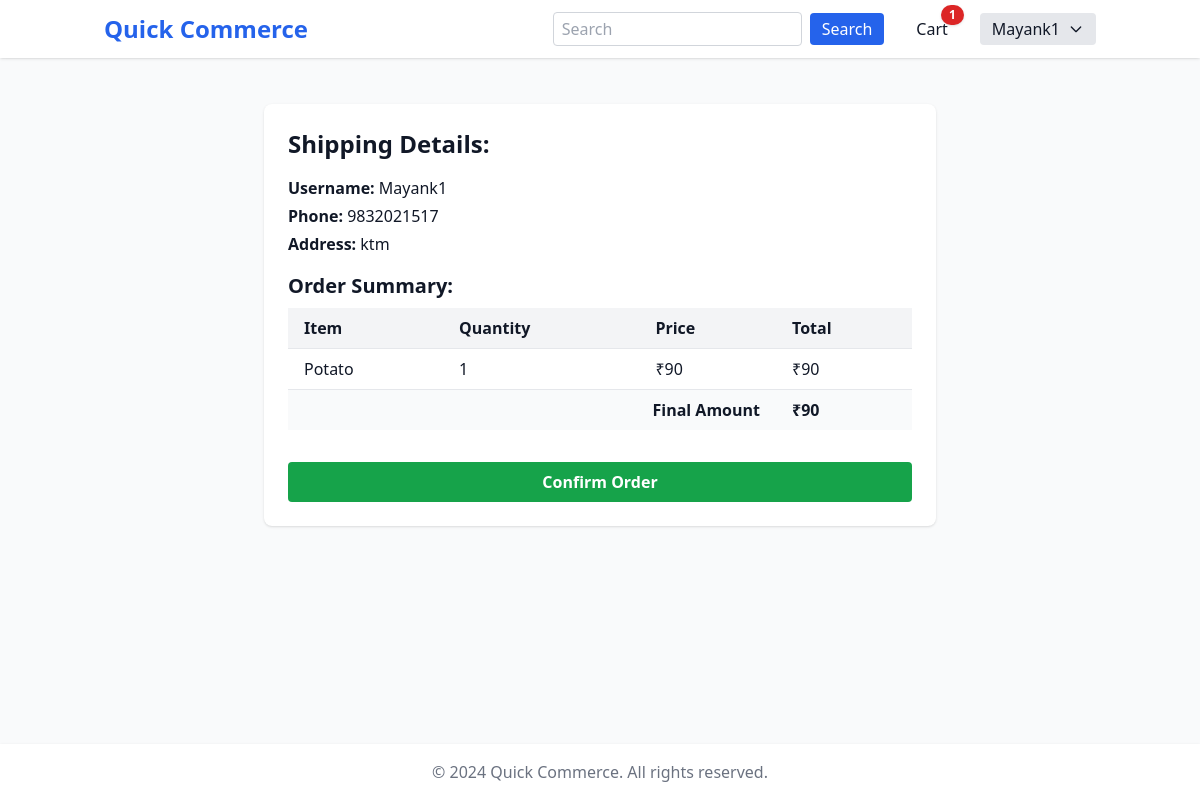
Page /checkout/final/1 (signed in) on the committed database.
### checkout/models.py (models this page shows, shortened)
class Checkout(models.Model):
    user = models.ForeignKey(User,on_delete=models.CASCADE)
    total = models.IntegerField(blank=True,null=True)
    shipping_address = models.TextField()
    phone = models.CharField(max_length=15)
    created_at = models.DateTimeField(auto_now_add=True)
    payment_method = models.CharField(max_length=50, choices=payment_choices)
    payment_status = models.CharField(max_length = 20 , choices = payment_status_choices, default = 'pending')

### cart/models.py (models this page shows, shortened)
class Cart_Item(models.Model):
    user = models.ForeignKey(User, on_delete=models.CASCADE)
    product = models.ForeignKey(Product, on_delete=models.CASCADE)
    quantity = models.IntegerField()

### products/models.py (models this page shows, shortened)
class Product(models.Model):
    subcategory = models.ForeignKey(Product_subcategory, on_delete=models.SET_DEFAULT, default=get_default_subcategory)
    title = models.CharField(max_length=1000)
    desc = models.TextField()
    price = models.IntegerField()
    image = models.ImageField(upload_to="product_images",null=True)

### checkout/views.py (the view, shortened to what this page needs)
# urls.py: path('final/<int:checkout>',views.checkout_final,name="checkout_final"),
@login_required
def checkout_final(request,checkout):
    inst = Cart_Item.objects.filter(user=request.user)
    items=[]
    total = 0
    for item in inst:
        items+=[[item,item.product.price * item.quantity]]
        total += item.product.price * item.quantity
    shipping_details = Checkout.objects.filter(pk=checkout).first()
    return render(request,"checkout/checkout_final.html",{"items":items,"total":total,"shipping_details":shipping_details})

### cart/templatetags/custom_tags.py (called while the page is built)
@register.simple_tag(takes_context=True)
def cart_count(context):
    inst = Cart_Item.objects.filter(user = context['request'].user)
    count = 0
    for item in inst:
        count += item.quantity  # Sum the quantity of each item
    return count

### templates/checkout/checkout_final.html (shortened to what this page needs)
{% extends "base.html" %}
{% block content %}
<div class="max-w-2xl mx-auto bg-white dark:bg-gray-900 rounded-lg shadow p-6 mt-6">
  <h1 class="text-2xl font-bold mb-4">Shipping Details:</h1>
  <div class="mb-4 space-y-1">
    <h2 class="font-semibold">Username: <span class="font-normal">{{shipping_details.user.username}}</span></h2>
    <h2 class="font-semibold">Phone: <span class="font-normal">{{shipping_details.phone}}</span></h2>
    <h2 class="font-semibold">Address: <span class="font-normal">{{shipping_details.shipping_address}}</span></h2>
  </div>
  <h1 class="text-xl font-bold mb-2">Order Summary:</h1>
  <div class="overflow-x-auto">
    <table class="min-w-full divide-y divide-gray-200 dark:divide-gray-700 mb-4">
      <thead class="bg-gray-100 dark:bg-gray-800">
        <tr>
          <th class="px-4 py-2 text-left font-semibold">Item</th>
          <th class="px-4 py-2 text-left font-semibold">Quantity</th>
          <th class="px-4 py-2 text-left font-semibold">Price</th>
          <th class="px-4 py-2 text-left font-semibold">Total</th>
        </tr>
      </thead>
      <tbody class="bg-white dark:bg-gray-900">
        {% for item,totals in items %}
        <tr class="border-b dark:border-gray-800">
          <td class="px-4 py-2">{{item.product.title}}</td>
          <td class="px-4 py-2">{{item.quantity}}</td>
          <td class="px-4 py-2">₹{{item.product.price}}</td>
          <td class="px-4 py-2">₹{{totals}}</td>
        </tr>
        {% endfor %}
        <tr class="bg-gray-50 dark:bg-gray-800 font-bold">
          <td colspan="3" class="px-4 py-2 text-right">Final Amount</td>
          <td class="px-4 py-2">₹{{total}}</td>
        </tr>
      </tbody>
    </table>
  </div>
  <form method="POST" class="mt-4">
    <button type="submit" class="w-full bg-green-600 hover:bg-green-700 text-white font-semibold py-2 px-4 rounded transition">Confirm Order</button>
  </form>
</div>
{% endblock %}

### templates/base.html (shortened to what this page needs)
{% load custom_tags %}
<!DOCTYPE html>
<html lang="en" x-data="{ darkMode: localStorage.getItem('darkMode') === 'true', mobileMenu: false }" x-init="$watch('darkMode', val => localStorage.setItem('darkMode', val))" :class="{ 'dark': darkMode }">
<head>
    <script src="https://cdn.tailwindcss.com"></script>
</head>
<body class="bg-gray-50 dark:bg-gray-900 text-gray-900 dark:text-gray-100 min-h-screen flex flex-col">
    <nav class="bg-white dark:bg-gray-800 shadow fixed top-0 left-0 w-full z-50">
        <div class="container mx-auto px-4 py-3 flex justify-between items-center">
            <a href="/" class="text-2xl font-bold text-blue-600 dark:text-blue-400">Quick Commerce</a>
            <div class="hidden md:flex items-center gap-4">
                <form class="flex items-center" role="search" method="GET" action="{% url 'search' %}">
                    <input class="rounded px-2 py-1 border border-gray-300 dark:bg-gray-700 dark:text-gray-100" type="search" placeholder="Search" aria-label="Search" name="searchvalue">
                    <button class="ml-2 px-3 py-1 bg-blue-600 text-white rounded hover:bg-blue-700 transition" type="submit">Search</button>
                </form>
                {% if user.is_authenticated %}
                    {% cart_count as count %}
                {% endif %}
                <div class="relative flex flex-col items-center ml-4">
                    <a href="/cart/" class="hover:text-blue-500 dark:hover:text-blue-300 relative">
                        {% if user.is_authenticated and count > 0 %}
                            <span class="absolute -top-3 -right-4 bg-red-600 text-white text-xs font-bold px-2 py-0.5 rounded-full shadow">{{ count }}</span>
                        {% endif %}
                        Cart
                    </a>
                </div>
                {% if user.is_authenticated %}
                <div class="relative group ml-4" x-data="{ open: false }">
                    <button @click="open = !open" class="px-3 py-1 bg-gray-200 dark:bg-gray-700 rounded flex items-center gap-2 focus:outline-none">
                        <span>{{ user.username }}</span>
                        <svg class="w-4 h-4" fill="none" stroke="currentColor" viewBox="0 0 24 24"><path stroke-linecap="round" stroke-linejoin="round" stroke-width="2" d="M19 9l-7 7-7-7"/></svg>
                    </button>
                </div>
                {% else %}
                <a class="ml-2 px-3 py-1 bg-green-600 text-white rounded hover:bg-green-700 transition" href="{% url 'account_login' %}">Login</a>
                <a class="ml-2 px-3 py-1 bg-yellow-400 text-black rounded hover:bg-yellow-500 transition" href="{% url 'account_signup' %}">Register</a>
                {% endif %}
            </div>
        </div>
                {% if user.is_authenticated %}
                    {% cart_count as count %}
                {% endif %}
    </nav>
    <main class="flex-1 container mx-auto px-4 py-8 pt-20">
        {% block content %}{% endblock %}
    </main>
    <footer class="bg-white dark:bg-gray-800 shadow mt-8">
        <div class="container mx-auto px-4 py-4 text-center text-gray-500 dark:text-gray-400">
            &copy; {{ year|default:2024 }} Quick Commerce. All rights reserved.
        </div>
    </footer>
</body>
</html>

### rows in the picture
Checkout: user.username "Mayank1", phone "9832021517", shipping_address "ktm"
Cart_Item: product "Potato", quantity "1", product.price "90", totals "90"

### other values in the picture
{{ count }} "1"
{{ user.username }} "Mayank1"
{{ total }} "90"
{{ year|default:2024 }} "2024"
